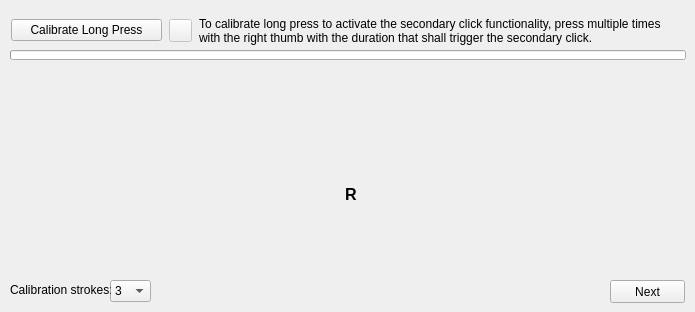
   <widget class="QWidget" name="long_press">
    <attribute name="title">
     <string>Long Press</string>
    </attribute>
    <widget class="QWidget" name="horizontalLayoutWidget_25">
     <property name="geometry">
      <rect>
       <x>10</x>
       <y>10</y>
       <width>676</width>
       <height>41</height>
      </rect>
     </property>
     <layout class="QHBoxLayout" name="horizontalLayout_25">
      <item>
       <widget class="QPushButton" name="pushButton_calibrate_long_press">
        <property name="maximumSize">
         <size>
          <width>151</width>
          <height>16777215</height>
         </size>
        </property>
        <property name="text">
         <string>Calibrate Long Press</string>
        </property>
       </widget>
      </item>
      <item>
       <widget class="QPushButton" name="pushButton_export_long_press">
        <property name="enabled">
         <bool>false</bool>
        </property>
        <property name="sizePolicy">
         <sizepolicy hsizetype="Fixed" vsizetype="Fixed">
          <horstretch>0</horstretch>
          <verstretch>0</verstretch>
         </sizepolicy>
        </property>
        <property name="maximumSize">
         <size>
          <width>23</width>
          <height>23</height>
         </size>
        </property>
        <property name="text">
         <string/>
        </property>
        <property name="icon">
         <iconset>
          <normaloff>Export.png</normaloff>Export.png</iconset>
        </property>
       </widget>
      </item>
      <item>
       <widget class="QLabel" name="label_73">
        <property name="sizePolicy">
         <sizepolicy hsizetype="Fixed" vsizetype="Preferred">
          <horstretch>0</horstretch>
          <verstretch>0</verstretch>
         </sizepolicy>
        </property>
        <property name="minimumSize">
         <size>
          <width>485</width>
          <height>0</height>
         </size>
        </property>
        <property name="text">
         <string>To calibrate long press to activate the secondary click functionality, press multiple times with the right thumb with the duration that shall trigger the secondary click.</string>
        </property>
        <property name="wordWrap">
         <bool>true</bool>
        </property>
       </widget>
      </item>
     </layout>
    </widget>
    <widget class="QComboBox" name="comboBox_long_press_calibration_stroke">
     <property name="geometry">
      <rect>
       <x>110</x>
       <y>280</y>
       <width>41</width>
       <height>22</height>
      </rect>
     </property>
     <item>
      <property name="text">
       <string>3</string>
      </property>
     </item>
     <item>
      <property name="text">
       <string>5</string>
      </property>
     </item>
     <item>
      <property name="text">
       <string>10</string>
      </property>
     </item>
     <item>
      <property name="text">
       <string>20</string>
      </property>
     </item>
    </widget>
    <widget class="QPushButton" name="pushButton_next_long_press">
     <property name="geometry">
      <rect>
       <x>610</x>
       <y>280</y>
       <width>75</width>
       <height>23</height>
      </rect>
     </property>
     <property name="text">
      <string>Next</string>
     </property>
    </widget>
    <widget class="QLabel" name="label_74">
     <property name="geometry">
      <rect>
       <x>10</x>
       <y>280</y>
       <width>101</width>
       <height>20</height>
      </rect>
     </property>
     <property name="text">
      <string>Calibration strokes:</string>
     </property>
    </widget>
    <widget class="QProgressBar" name="progressBar_long_press">
     <property name="geometry">
      <rect>
       <x>10</x>
       <y>50</y>
       <width>676</width>
       <height>10</height>
      </rect>
     </property>
     <property name="value">
      <number>0</number>
     </property>
     <property name="textVisible">
      <bool>false</bool>
     </property>
    </widget>
    <widget class="QLabel" name="label_r_7">
     <property name="geometry">
      <rect>
       <x>345</x>
       <y>186</y>
       <width>16</width>
       <height>17</height>
      </rect>
     </property>
     <property name="font">
      <font>
       <pointsize>12</pointsize>
       <weight>75</weight>
       <bold>true</bold>
      </font>
     </property>
     <property name="text">
      <string>R</string>
     </property>
    </widget>
    <widget class="QLabel" name="label_finger_marker_rt_7">
     <property name="enabled">
      <bool>true</bool>
     </property>
     <property name="geometry">
      <rect>
       <x>280</x>
       <y>168</y>
       <width>20</width>
       <height>20</height>
      </rect>
     </property>
     <property name="text">
      <string/>
     </property>
     <property name="pixmap">
      <pixmap>red_dot.png</pixmap>
     </property>
     <property name="scaledContents">
      <bool>true</bool>
     </property>
    </widget>
    <widget class="QLabel" name="label_finger_marker_rr_7">
     <property name="enabled">
      <bool>false</bool>
     </property>
     <property name="geometry">
      <rect>
       <x>365</x>
       <y>116</y>
       <width>20</width>
       <height>20</height>
      </rect>
     </property>
     <property name="text">
      <string/>
     </property>
     <property name="pixmap">
      <pixmap>red_dot.png</pixmap>
     </property>
     <property name="scaledContents">
      <bool>true</bool>
     </property>
    </widget>
    <widget class="QLabel" name="label_finger_marker_ri_7">
     <property name="enabled">
      <bool>false</bool>
     </property>
     <property name="geometry">
      <rect>
       <x>315</x>
       <y>116</y>
       <width>20</width>
       <height>20</height>
      </rect>
     </property>
     <property name="text">
      <string/>
     </property>
     <property name="pixmap">
      <pixmap>red_dot.png</pixmap>
     </property>
     <property name="scaledContents">
      <bool>true</bool>
     </property>
    </widget>
    <widget class="QLabel" name="label_hand_r_7">
     <property name="geometry">
      <rect>
       <x>285</x>
       <y>118</y>
       <width>120</width>
       <height>120</height>
      </rect>
     </property>
     <property name="text">
      <string/>
     </property>
     <property name="pixmap">
      <pixmap>Hand_R.png</pixmap>
     </property>
     <property name="scaledContents">
      <bool>true</bool>
     </property>
    </widget>
    <widget class="QLabel" name="label_finger_marker_rp_7">
     <property name="enabled">
      <bool>false</bool>
     </property>
     <property name="geometry">
      <rect>
       <x>390</x>
       <y>142</y>
       <width>20</width>
       <height>20</height>
      </rect>
     </property>
     <property name="text">
      <string/>
     </property>
     <property name="pixmap">
      <pixmap>red_dot.png</pixmap>
     </property>
     <property name="scaledContents">
      <bool>true</bool>
     </property>
    </widget>
    <widget class="QLabel" name="label_finger_marker_rm_7">
     <property name="enabled">
      <bool>false</bool>
     </property>
     <property name="geometry">
      <rect>
       <x>345</x>
       <y>108</y>
       <width>20</width>
       <height>20</height>
      </rect>
     </property>
     <property name="text">
      <string/>
     </property>
     <property name="pixmap">
      <pixmap>red_dot.png</pixmap>
     </property>
     <property name="scaledContents">
      <bool>true</bool>
     </property>
    </widget>
    <zorder>label_finger_marker_ri_7</zorder>
    <zorder>label_finger_marker_rr_7</zorder>
    <zorder>label_finger_marker_rp_7</zorder>
    <zorder>label_finger_marker_rm_7</zorder>
    <zorder>label_finger_marker_rt_7</zorder>
    <zorder>label_hand_r_7</zorder>
    <zorder>horizontalLayoutWidget_25</zorder>
    <zorder>comboBox_long_press_calibration_stroke</zorder>
    <zorder>pushButton_next_long_press</zorder>
    <zorder>label_74</zorder>
    <zorder>progressBar_long_press</zorder>
    <zorder>label_r_7</zorder>
   </widget>
